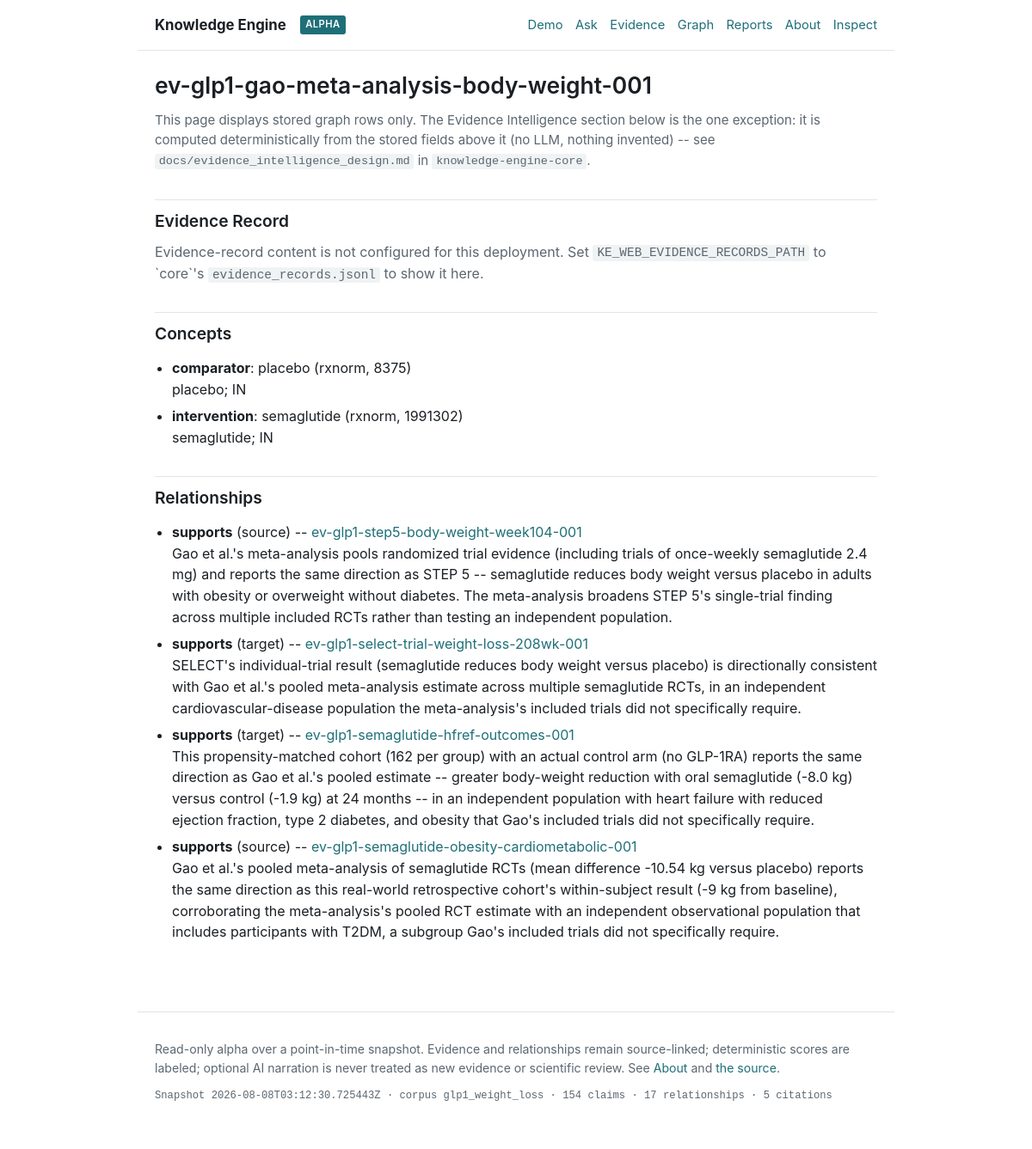
Screenshot of /claims/ev-glp1-gao-meta-analysis-body-weight-001 with the database file from the repository.
### tables this page shows
CREATE TABLE graph_claims (
	id INTEGER NOT NULL, 
	evidence_record_id VARCHAR(128) NOT NULL, 
	created_at VARCHAR(32) NOT NULL, 
	PRIMARY KEY (id)
);

CREATE TABLE graph_claim_concepts (
	id INTEGER NOT NULL, 
	claim_id INTEGER NOT NULL, 
	concept_id INTEGER NOT NULL, 
	edge_role VARCHAR(16) NOT NULL, 
	created_at VARCHAR(32) NOT NULL, 
	PRIMARY KEY (id), 
	CONSTRAINT ck_graph_claim_concepts_edge_role CHECK (edge_role IN ('population','intervention','comparator','outcome')), 
	CONSTRAINT uq_graph_claim_concepts_edge UNIQUE (claim_id, concept_id, edge_role), 
	FOREIGN KEY(claim_id) REFERENCES graph_claims (id), 
	FOREIGN KEY(concept_id) REFERENCES graph_concepts (id)
);

CREATE TABLE graph_concepts (
	id INTEGER NOT NULL, 
	label TEXT NOT NULL, 
	source VARCHAR(16) NOT NULL, 
	source_reference_id VARCHAR(64), 
	definition TEXT, 
	source_url TEXT, 
	license TEXT, 
	retrieved_at VARCHAR(32) NOT NULL, 
	PRIMARY KEY (id), 
	CONSTRAINT ck_graph_concepts_source CHECK (source IN ('wikipedia','rxnorm','mesh','pubchem','pico')), 
	CONSTRAINT uq_graph_concepts_source_reference UNIQUE (source, source_reference_id)
);

CREATE TABLE graph_claim_relationships (
	id INTEGER NOT NULL, 
	relationship_id VARCHAR(128) NOT NULL, 
	source_claim_id INTEGER NOT NULL, 
	target_claim_id INTEGER NOT NULL, 
	relationship_type VARCHAR(16) NOT NULL, 
	rationale TEXT NOT NULL, 
	created_at VARCHAR(32) NOT NULL, 
	PRIMARY KEY (id), 
	CONSTRAINT ck_graph_claim_relationships_type CHECK (relationship_type IN ('supports','contradicts','qualifies','contextualizes','supersedes')), 
	FOREIGN KEY(source_claim_id) REFERENCES graph_claims (id), 
	FOREIGN KEY(target_claim_id) REFERENCES graph_claims (id)
);

### knowledge_engine_web/main.py (the view)
@app.get("/claims/{evidence_record_id}", response_class=HTMLResponse)
def claim_detail(request: Request, evidence_record_id: str) -> HTMLResponse:
    detail = read_claim_detail(_engine(), evidence_record_id)
    if detail is None:
        raise HTTPException(status_code=404, detail="No claim found for that evidence record ID.")
    settings = Settings()
    evidence = None
    intelligence = None
    if settings.evidence_records_path:
        evidence_path = Path(settings.evidence_records_path)
        evidence = read_evidence_record(evidence_path, evidence_record_id)
        if evidence is not None:
            intelligence = _compute_evidence_intelligence(
                evidence_path, evidence, detail.relationships
            )
    relationship_provenance = {}
    if settings.relationship_records_path:
        relationship_path = Path(settings.relationship_records_path)
        for record in list_relationship_records_for_evidence_record_id(
            relationship_path, evidence_record_id
        ):
            relationship_provenance[record.relationship_id] = record
    return templates.TemplateResponse(
        request=request,
        name="claim_detail.html",
        context={
            "claim": detail,
            "evidence": evidence,
            "intelligence": intelligence,
            "relationship_provenance": relationship_provenance,
        },
    )

### knowledge_engine_web/templates/claim_detail.html (shortened to what this page needs)
{% extends "base.html" %}
{% block content %}
<h1>{{ claim.evidence_record_id }}</h1>
<p class="disclaimer">
  This page displays stored graph rows only. The Evidence Intelligence
  section below is the one exception: it is computed deterministically
  from the stored fields above it (no LLM, nothing invented) -- see
  <code>docs/evidence_intelligence_design.md</code> in
  <code>knowledge-engine-core</code>.
</p>
<h2>Evidence Record</h2>
{% if evidence %}
<p><strong>Research question:</strong> {{ evidence.research_question or "(not recorded)" }}</p>
<p><strong>Claim:</strong> {{ evidence.claim_text or "(not recorded)" }}</p>
<p><strong>Direction:</strong> {{ evidence.evidence_direction or "(not recorded)" }}</p>
<table>
  <tr><th>Population</th><td>{{ evidence.population or "--" }}</td></tr>
  <tr><th>Intervention</th><td>{{ evidence.intervention or "--" }}</td></tr>
  <tr><th>Comparator</th><td>{{ evidence.comparator or "--" }}</td></tr>
  <tr><th>Outcome</th><td>{{ evidence.outcome or "--" }}</td></tr>
</table>
<p><strong>Result:</strong> {{ evidence.result_summary or "(not recorded)" }}</p>
{% if evidence.short_source_excerpt %}
<p><strong>Source excerpt:</strong> &ldquo;{{ evidence.short_source_excerpt }}&rdquo;</p>
{% endif %}
{% if evidence.limitations %}
<p><strong>Limitations:</strong></p>
<ul>
  {% for limitation in evidence.limitations %}
  <li>{{ limitation }}</li>
  {% endfor %}
</ul>
{% endif %}
{% if evidence.uncertainty_notes %}
<p><strong>Uncertainty notes:</strong> {{ evidence.uncertainty_notes }}</p>
{% endif %}
{% if evidence.confidence_note %}
<p>
  <strong>Confidence note</strong> (`core`'s own free-text field, distinct
  from the computed Evidence Intelligence numbers below):
  {{ evidence.confidence_note }}
</p>
{% endif %}
<p>
  Source: {{ evidence.source_title or "(untitled)" }}
  {% if evidence.source_doi %}(DOI: {{ evidence.source_doi }}){% endif %}
  -- {{ evidence.study_type or evidence.source_type or "unspecified type" }},
  extracted via {{ evidence.extraction_method or "unknown method" }}
  ({{ evidence.extraction_status or "status unknown" }}; review status:
  {{ evidence.review_status or "unknown" }}).
</p>
<h2>Evidence Intelligence</h2>
{% if intelligence %}
<p class="disclaimer">
  Computed deterministically from the stored fields above -- no LLM, no
  invented number. Evidence Quality, Evidence Consensus, and Claim
  Confidence are three separate figures and must never be read as one
  collapsed score. See <code>docs/evidence_intelligence_design.md</code>
  in <code>knowledge-engine-core</code>.
</p>
{% set reliability_labels = {"insufficient": "Not yet assessable", "low": "Low reliability", "moderate": "Moderate reliability", "high": "High reliability"} %}
<div class="confidence-gauge">
  <p class="gauge-eyebrow">Claim Confidence</p>
  {% if intelligence.confidence.score is not none %}
  {% set needle_angle = (((intelligence.confidence.score / 100) * 180) - 90) | round(1) %}
  {% set dash_offset = (345.6 * (1 - intelligence.confidence.score / 100)) | round(1) %}
  <svg viewBox="0 0 260 175" role="img" aria-label="Claim Confidence gauge showing {{ intelligence.confidence.score }} out of 100, {{ intelligence.confidence.reliability }} reliability">
    <path d="M 20 130 A 110 110 0 0 1 240 130" fill="none" stroke="var(--border)" stroke-width="10" stroke-linecap="round"/>
    <path d="M 20 130 A 110 110 0 0 1 240 130" fill="none" stroke="var(--accent)" stroke-width="10" stroke-linecap="round"
          stroke-dasharray="345.6" stroke-dashoffset="{{ dash_offset }}"/>
    <g fill="var(--text-muted)" font-size="8" text-anchor="middle">
      <text x="20" y="148">0</text>
      <text x="130" y="30">50</text>
      <text x="240" y="148">100</text>
    </g>
    <g class="gauge-needle" style="--needle-angle: {{ needle_angle }}deg">
      <line x1="130" y1="130" x2="130" y2="42" stroke="var(--text)" stroke-width="2.5" stroke-linecap="round"/>
      <circle cx="130" cy="130" r="6" fill="var(--text)"/>
    </g>
  </svg>
  <div class="gauge-number">{{ intelligence.confidence.score }}<span class="of100">/100</span></div>
  {% else %}
  <svg viewBox="0 0 260 175" role="img" aria-label="Claim Confidence gauge: not yet assessable, {{ intelligence.confidence.reliability }} reliability">
    <path d="M 20 130 A 110 110 0 0 1 240 130" fill="none" stroke="var(--border)" stroke-width="10" stroke-linecap="round"/>
    <g fill="var(--text-muted)" font-size="8" text-anchor="middle">
      <text x="20" y="148">0</text>
      <text x="130" y="30">50</text>
      <text x="240" y="148">100</text>
    </g>
    <g class="gauge-needle" style="--needle-angle: -90deg">
      <line x1="130" y1="130" x2="130" y2="42" stroke="var(--text-muted)" stroke-width="2.5" stroke-linecap="round"/>
      <circle cx="130" cy="130" r="6" fill="var(--text-muted)"/>
    </g>
  </svg>
  <div class="gauge-number">--<span class="of100">/100</span></div>
  {% endif %}
  <div class="gauge-label">
    Reliability: {{ reliability_labels.get(intelligence.confidence.reliability, intelligence.confidence.reliability) }}
    ({{ intelligence.consensus.relationship_edge_count }} relationship edge{{ "s" if intelligence.consensus.relationship_edge_count != 1 else "" }})
  </div>
  <div class="gauge-breakdown">{{ intelligence.consensus.supports_count }} SUPPORTING &middot; {{ intelligence.consensus.contradicts_count }} CONTRADICTING</div>
</div>
<table>
  <tr>
    <th>Evidence Quality</th>
    <td>
      {{ intelligence.quality.score }}/100
      ({{ intelligence.quality.study_design_tier }},
      {% if intelligence.quality.extraction_tier == "manual" %}manually reviewed{% elif intelligence.quality.extraction_tier == "llm_grounded" %}LLM-extracted, grounding-verified{% else %}automated, pending review{% endif %})
    </td>
  </tr>
  <tr>
    <th>Evidence Consensus</th>
    <td>
      {% if intelligence.consensus.score is not none %}
        {{ intelligence.consensus.score }}/100
        ({{ intelligence.consensus.supports_count }} of {{ intelligence.consensus.agreement_total }} agree)
      {% else %}
        not yet assessable
      {% endif %}
      -- reliability: {{ intelligence.consensus.reliability }}
    </td>
  </tr>
  <tr>
    <th>Evidence Coverage</th>
    <td>
      {{ intelligence.coverage.records_in_relationship }} of {{ intelligence.coverage.total_records }}
      corpus records ({{ intelligence.coverage.percentage }}%) participate in a confirmed relationship.
    </td>
  </tr>
</table>
<p><strong>Synthesis</strong> (a deterministic template over the numbers above, not generated text):</p>
<ul>
  {% for line in intelligence.synthesis %}
  <li>{{ line }}</li>
  {% endfor %}
</ul>
{% else %}
<p class="empty-state">
  Evidence Intelligence is not shown here -- it requires the same
  <code>KE_WEB_EVIDENCE_RECORDS_PATH</code> configuration as the
  Evidence Record section above.
</p>
{% endif %}
{% else %}
<p class="empty-state">
  Evidence-record content is not configured for this deployment. Set
  <code>KE_WEB_EVIDENCE_RECORDS_PATH</code> to `core`'s
  <code>evidence_records.jsonl</code> to show it here.
</p>
{% endif %}
<h2>Concepts</h2>
{% if claim.concepts %}
<ul>
  {% for concept in claim.concepts %}
  <li>
    <strong>{{ concept.edge_role }}</strong>: {{ concept.label }}
    ({{ concept.source }}{% if concept.source_reference_id %}, {{ concept.source_reference_id }}{% endif %})
    {% if concept.definition %}<br />{{ concept.definition }}{% endif %}
  </li>
  {% endfor %}
</ul>
{% else %}
<p class="empty-state">No concepts are linked to this claim.</p>
{% endif %}
<h2>Relationships</h2>
{% if claim.relationships %}
<ul>
  {% for relationship in claim.relationships %}
  {% set record = relationship_provenance.get(relationship.relationship_id) %}
  <li>
    <strong>{{ relationship.relationship_type }}</strong> ({{ relationship.direction }}) --
    <a href="/claims/{{ relationship.other_evidence_record_id }}">{{ relationship.other_evidence_record_id }}</a><br />
    {{ relationship.rationale }}
  </li>
  {% endfor %}
</ul>
{% else %}
<p class="empty-state">No relationship edges are linked to this claim.</p>
{% endif %}
{% endblock %}

### rows the page displays
graph_claims: evidence_record_id "ev-glp1-gao-meta-analysis-body-weight-001"
graph_claim_concepts: edge_role "comparator", label "placebo", source "rxnorm", source_reference_id "8375", definition "placebo; IN"
graph_claim_concepts: edge_role "intervention", label "semaglutide", source "rxnorm", source_reference_id "1991302", definition "semaglutide; IN"
graph_claim_relationships: relationship_type "supports", direction "source", other_evidence_record_id "ev-glp1-step5-body-weight-week104-001", rationale "Gao et al.'s meta-analysis pools randomized trial evidence (including trials of once-weekly semaglutide 2.4 mg) and reports the same direction as STEP 5 -- semaglutide reduces body weight versus placebo in adults with obesity or overweight without diabetes. The meta-analysis broadens STEP 5's single-trial finding across multiple included RCTs rather than testing an independent population."
graph_claim_relationships: relationship_type "supports", direction "target", other_evidence_record_id "ev-glp1-select-trial-weight-loss-208wk-001", rationale "SELECT's individual-trial result (semaglutide reduces body weight versus placebo) is directionally consistent with Gao et al.'s pooled meta-analysis estimate across multiple semaglutide RCTs, in an independent cardiovascular-disease population the meta-analysis's included trials did not specifically require."
graph_claim_relationships: relationship_type "supports", direction "target", other_evidence_record_id "ev-glp1-semaglutide-hfref-outcomes-001", rationale "This propensity-matched cohort (162 per group) with an actual control arm (no GLP-1RA) reports the same direction as Gao et al.'s pooled estimate -- greater body-weight reduction with oral semaglutide (-8.0 kg) versus control (-1.9 kg) at 24 months -- in an independent population with heart failure with reduced ejection fraction, type 2 diabetes, and obesity that Gao's included trials did not specifically require."
graph_claim_relationships: relationship_type "supports", direction "source", other_evidence_record_id "ev-glp1-semaglutide-obesity-cardiometabolic-001", rationale "Gao et al.'s pooled meta-analysis of semaglutide RCTs (mean difference -10.54 kg versus placebo) reports the same direction as this real-world retrospective cohort's within-subject result (-9 kg from baseline), corroborating the meta-analysis's pooled RCT estimate with an independent observational population that includes participants with T2DM, a subgroup Gao's included trials did not specifically require."

### other values shown
{{ snapshot.metadata.generated_at }} "2026-08-08T03:12:30.725443Z"
{{ snapshot.metadata.corpus_id }} "glp1_weight_loss"
{{ snapshot.metadata.claims_count }} "154"
{{ snapshot.metadata.relationships_count }} "17"
{{ snapshot.metadata.citations_count }} "5"
